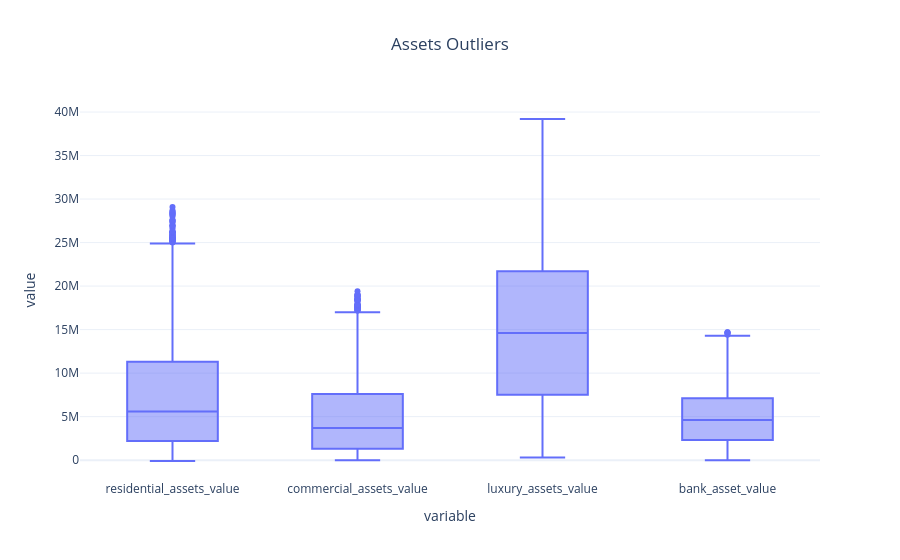

Notebook source saved alongside this figure:
### Code cell
fig = px.box(df, y=["residential_assets_value","commercial_assets_value","luxury_assets_value","bank_asset_value"], title="Assets Outliers")
fig.update_layout( title_x=0.5,template="plotly_white")
fig.show()

### Figure 1 — Plotly figure (JSON) as saved in the notebook; plotly's stock layout.template omitted (floating-point values rounded to 4 significant figures; data arrays with more than 128 entries replaced by an {"elided": "..."} marker saying what was removed)
{"data": [{"alignmentgroup": "True", "hovertemplate": "variable=%{x}<br>value=%{y}<extra></extra>", "legendgroup": "", "marker": {"color": "#636efa"}, "name": "", "notched": false, "offsetgroup": "", "orientation": "v", "showlegend": false, "type": "box", "x": {"elided": "17076 str values"}, "x0": " ", "xaxis": "x", "y": {"elided": "17076 int values"}, "y0": " ", "yaxis": "y"}], "layout": {"boxmode": "group", "legend": {"tracegroupgap": 0}, "title": {"text": "Assets Outliers", "x": 0.5}, "xaxis": {"anchor": "y", "domain": [0, 1], "title": {"text": "variable"}}, "yaxis": {"anchor": "x", "domain": [0, 1], "title": {"text": "value"}}}}
